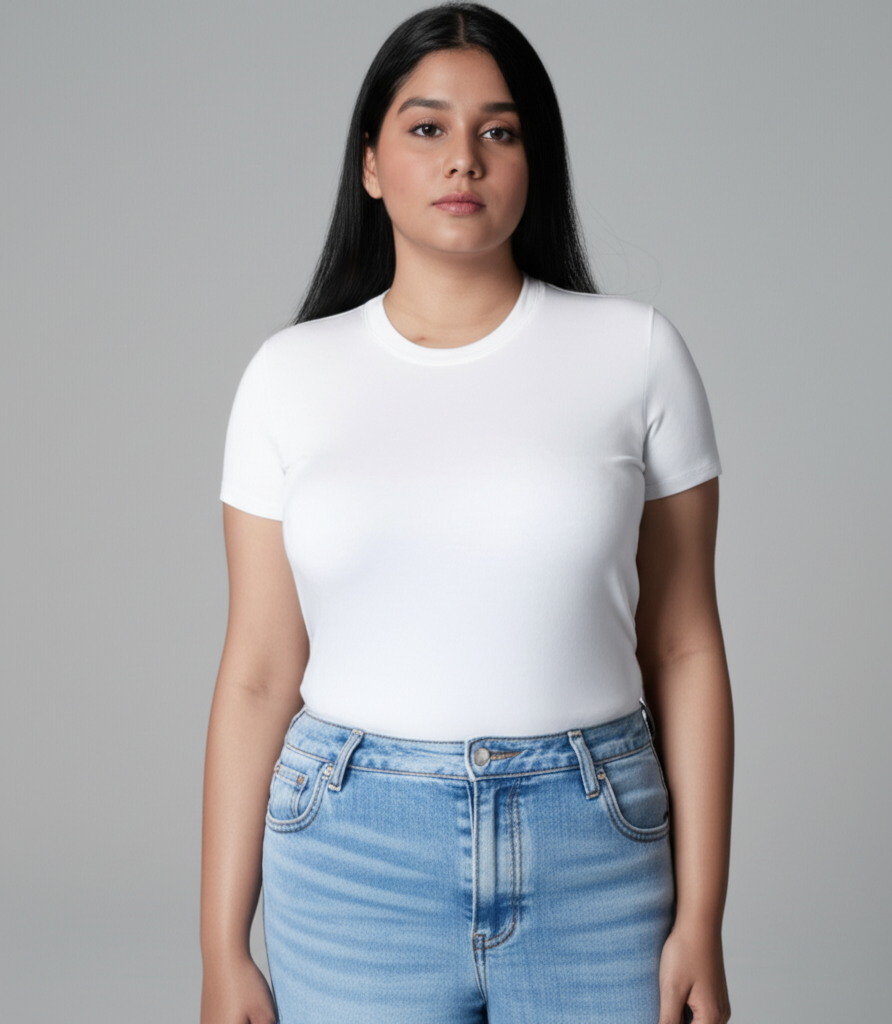
#> input picture backend/uploads/models/model001_web.png, 892 x 1024 px
$ python -i image_processing.py   (imports and definitions only)
#> lines starting #> are read from the running program, lines starting #| are printed output that depends on the picture
"""
Image Processing Utilities for FitView AI.
Phase 3: Core Virtual Try-On Engine.

Handles preprocessing (resize, background removal, normalization)
and postprocessing (enhancement, color correction, format conversion).
"""

import io
from typing import Optional

import numpy as np
from PIL import Image, ImageEnhance, ImageFilter

# Try to import optional dependencies gracefully
try:
    import cv2
    HAS_OPENCV = True
except ImportError:
    HAS_OPENCV = False

try:
    from rembg import remove as rembg_remove
    HAS_REMBG = True
except ImportError:
    HAS_REMBG = False


# Constants
MODEL_TARGET_SIZE = (768, 1024)  # Portrait aspect ratio to preserve full body + face
GARMENT_MIN_SIZE = (512, 512)
OUTPUT_FORMAT = "WEBP"
OUTPUT_QUALITY = 90


# [53 lines not run here, left out]


# [21 lines left out: function _create_studio_background, not called in this run]


# [53 lines not run here, left out]


# [23 lines left out: function _resize_and_crop, not called in this run]


def _opencv_postprocess(img: Image.Image) -> Image.Image:
    """Apply OpenCV-based postprocessing for color correction and smoothing."""
    img_array = np.array(img)
    img_bgr = cv2.cvtColor(img_array, cv2.COLOR_RGB2BGR)
#> img_bgr is the input picture: shape (1024, 892, 3); mean B, G, R 170.4, 167.4, 166.8

    # Color correction using CLAHE (Contrast Limited Adaptive Histogram Equalization)
    lab = cv2.cvtColor(img_bgr, cv2.COLOR_BGR2LAB)
#> lab: shape (1024, 892, 3); mean of channels 0, 1, 2 174.2, 128.9, 126.6
    l_channel, a_channel, b_channel = cv2.split(lab)
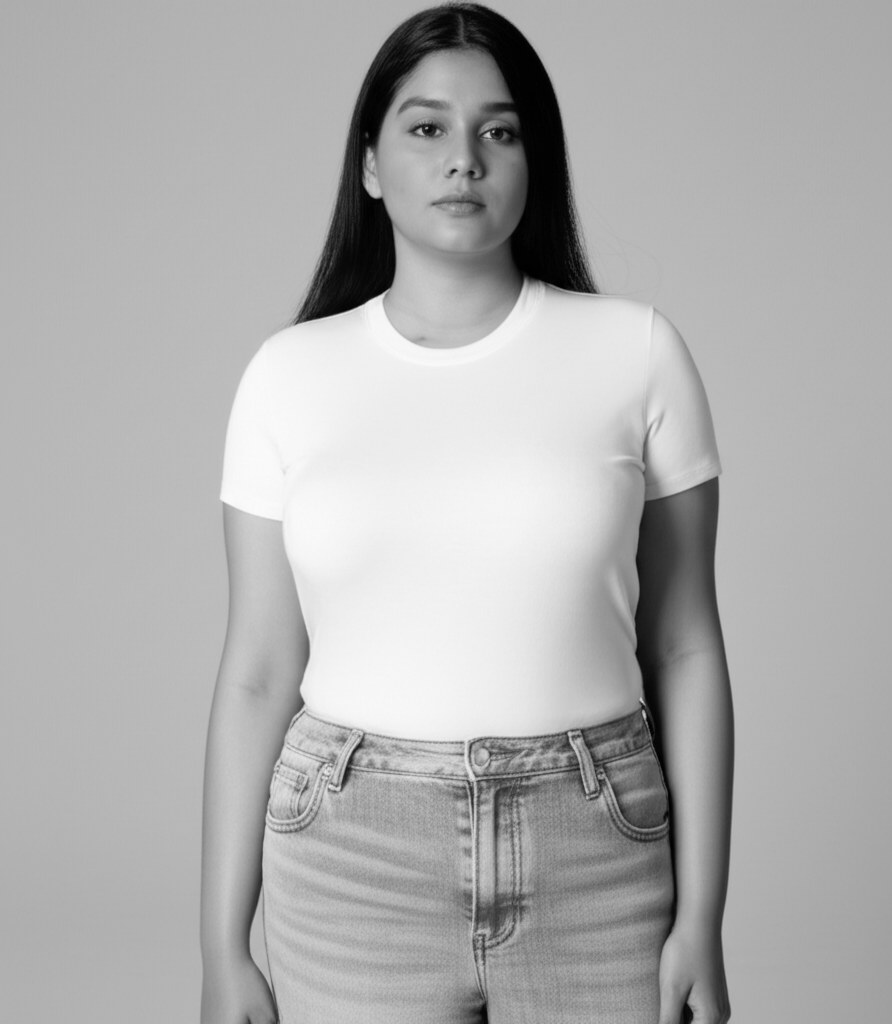
#> l_channel: shape (1024, 892); min 0, max 251, mean 174.2
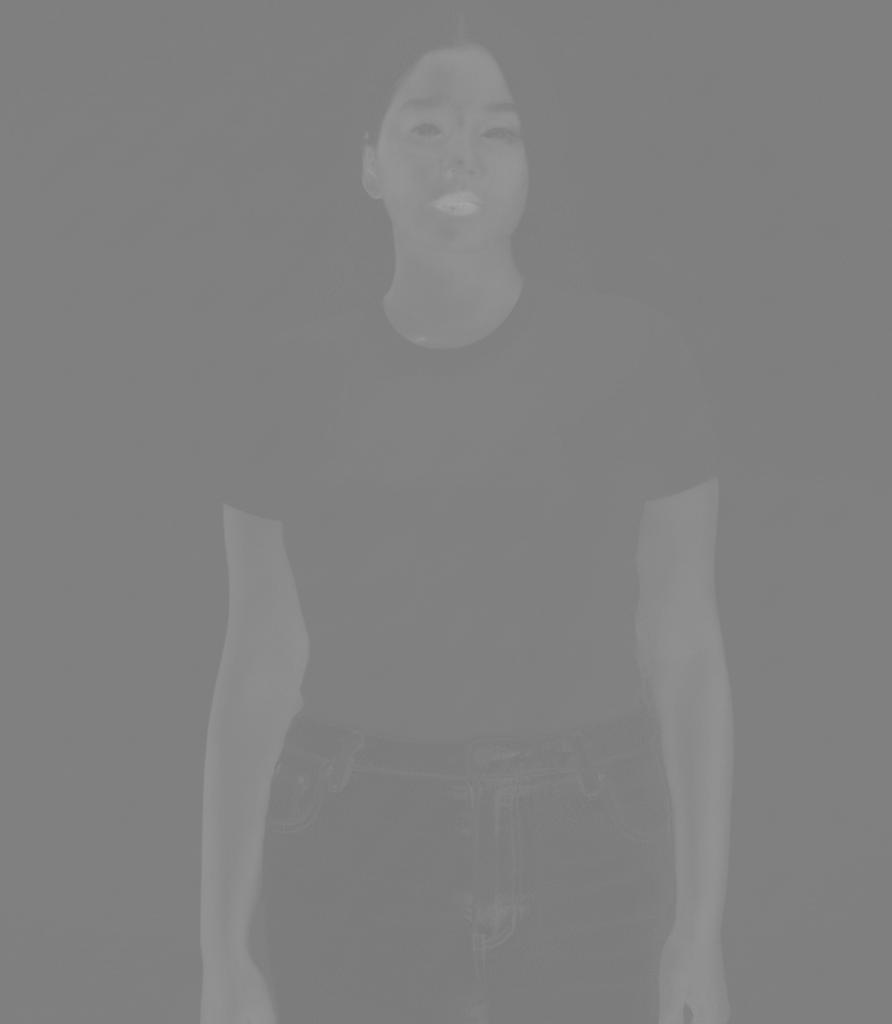
#> a_channel: shape (1024, 892); min 120, max 166, mean 128.9
    clahe = cv2.createCLAHE(clipLimit=2.0, tileGridSize=(8, 8))
    l_channel = clahe.apply(l_channel)
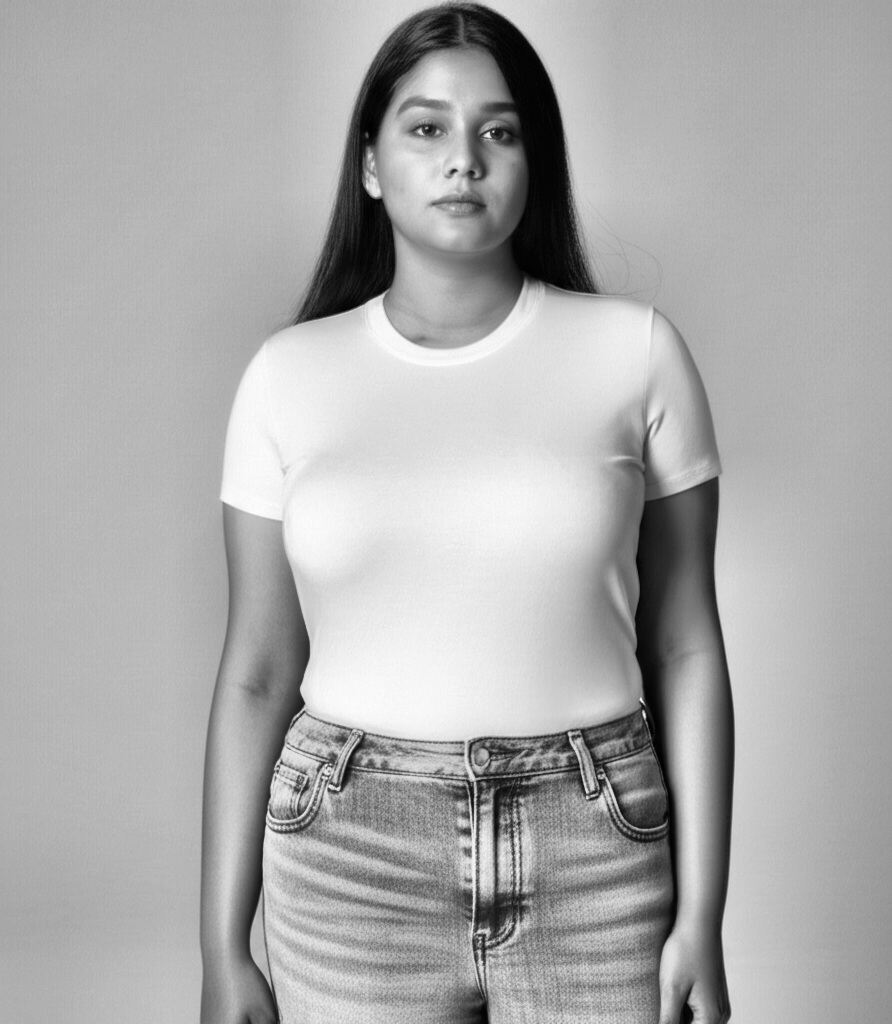
#> l_channel: shape (1024, 892); min 0, max 252, mean 171.5
    lab = cv2.merge([l_channel, a_channel, b_channel])
#> lab: shape (1024, 892, 3); mean of channels 0, 1, 2 171.5, 128.9, 126.6
    img_bgr = cv2.cvtColor(lab, cv2.COLOR_LAB2BGR)
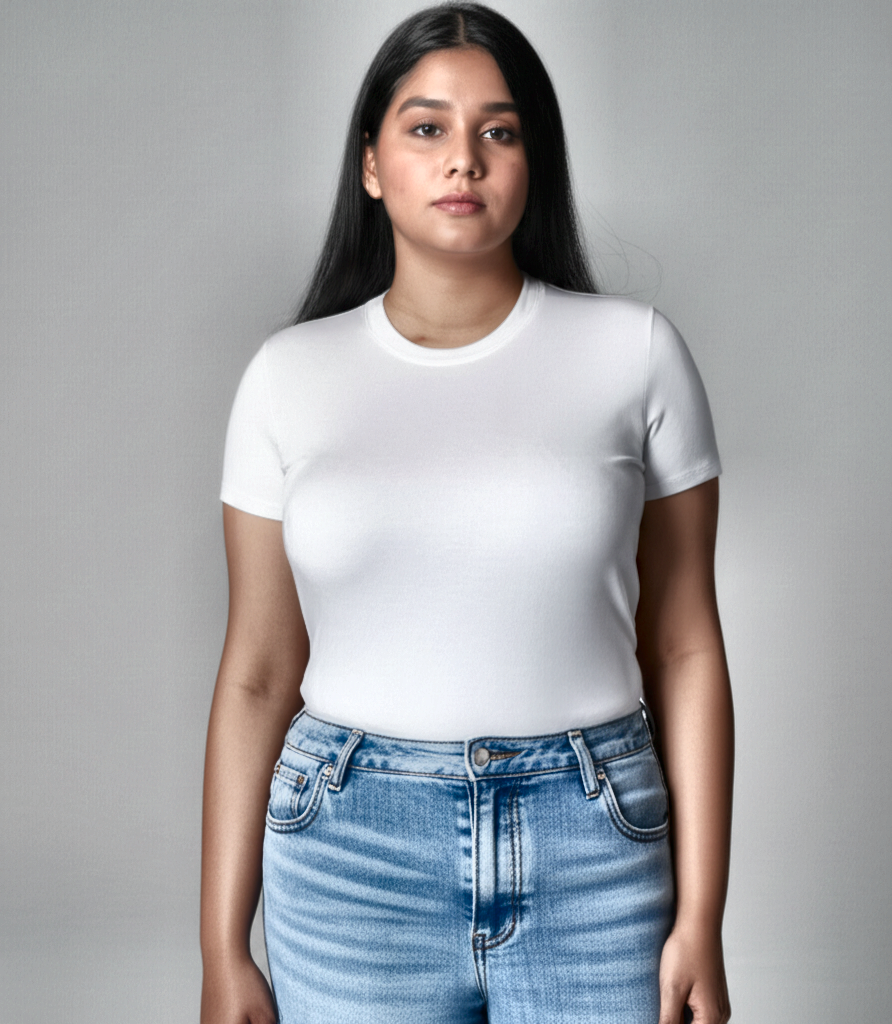
#> img_bgr: shape (1024, 892, 3); mean B, G, R 167.8, 164.8, 164.1

    # Light bilateral filter for smoothing while preserving edges
    img_bgr = cv2.bilateralFilter(img_bgr, d=5, sigmaColor=50, sigmaSpace=50)

    # Convert back to RGB PIL Image
    img_rgb = cv2.cvtColor(img_bgr, cv2.COLOR_BGR2RGB)
    return Image.fromarray(img_rgb)

>>> import cv2
>>> picture = cv2.cvtColor(cv2.imread('../../uploads/models/model001_web.png'), cv2.COLOR_BGR2RGB)
>>> result = _opencv_postprocess(picture)

$ run again, on backend/uploads/models/model003_web.png
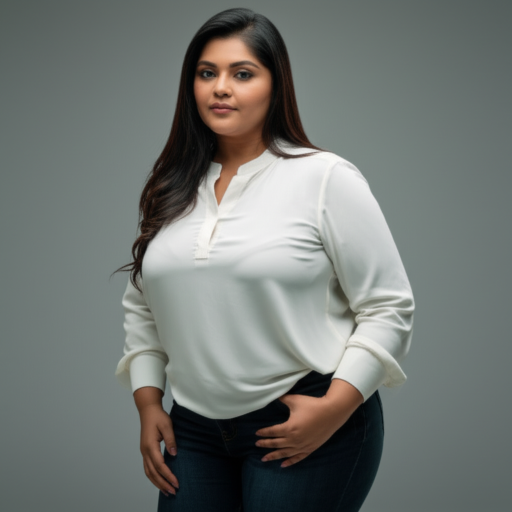
#> input picture backend/uploads/models/model003_web.png, 1024 x 1024 px (shown at 1/2 size)
#> in _opencv_postprocess, img_bgr is the input picture: shape (1024, 1024, 3); mean B, G, R 115, 118.5, 113.7
#> in _opencv_postprocess, `l_channel, a_channel, b_channel = cv2.split(lab)`:
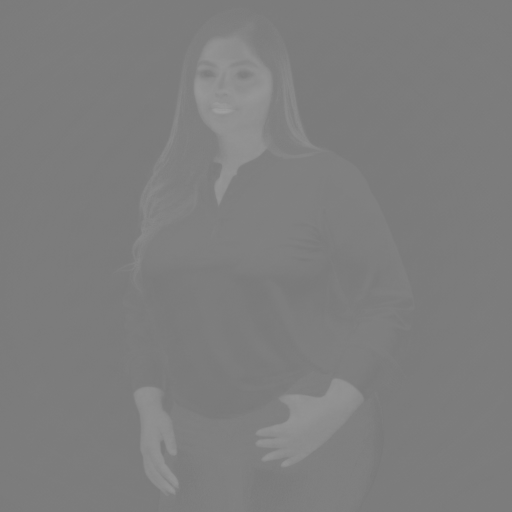
#> a_channel: shape (1024, 1024) (shown at 1/2 size); min 120, max 160, mean 125.7
#> in _opencv_postprocess, `img_bgr = cv2.cvtColor(lab, cv2.COLOR_LAB2BGR)`:
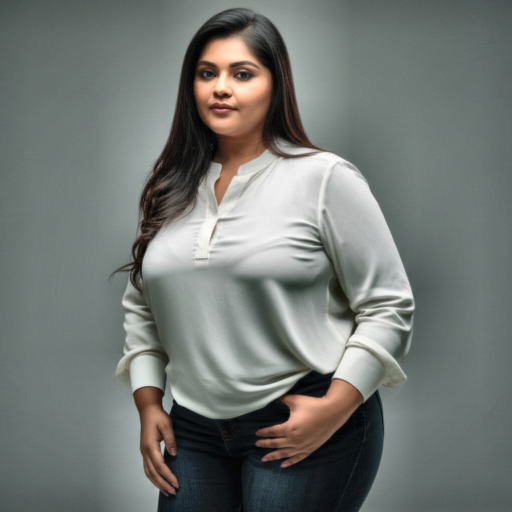
#> img_bgr: shape (1024, 1024, 3) (shown at 1/2 size); mean B, G, R 115.5, 119.1, 114.4

$ run again, on backend/uploads/models/model004_web.png
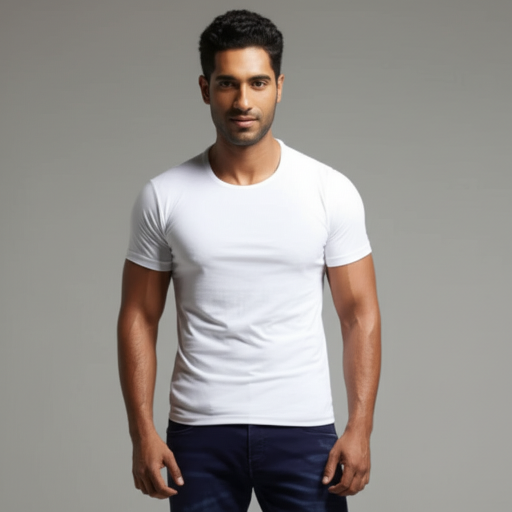
#> input picture backend/uploads/models/model004_web.png, 1024 x 1024 px (shown at 1/2 size)
#> in _opencv_postprocess, img_bgr is the input picture: shape (1024, 1024, 3); mean B, G, R 142.1, 146, 150.4
#> in _opencv_postprocess, `l_channel, a_channel, b_channel = cv2.split(lab)`:
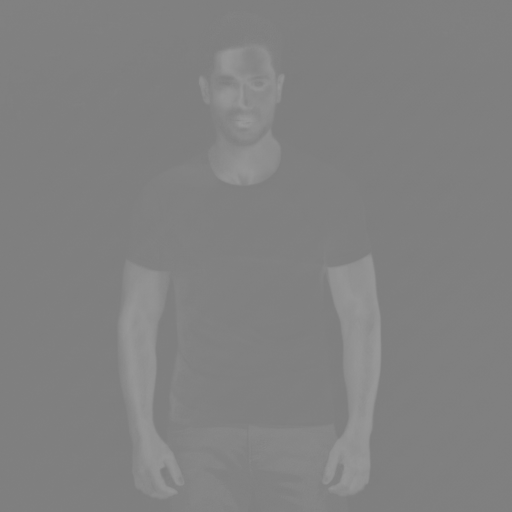
#> a_channel: shape (1024, 1024) (shown at 1/2 size); min 124, max 154, mean 129.3
#> in _opencv_postprocess, `img_bgr = cv2.cvtColor(lab, cv2.COLOR_LAB2BGR)`:
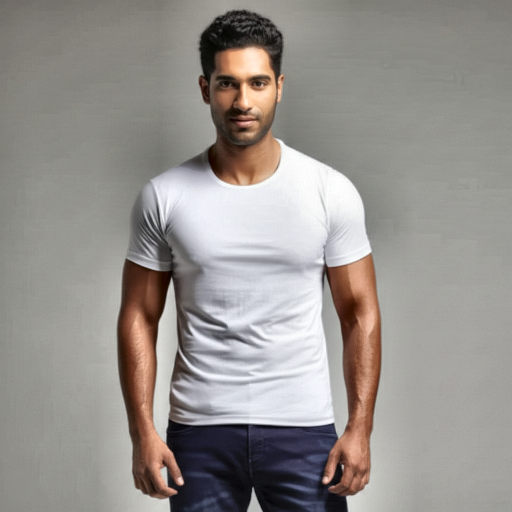
#> img_bgr: shape (1024, 1024, 3) (shown at 1/2 size); mean B, G, R 141.9, 145.9, 150.3
